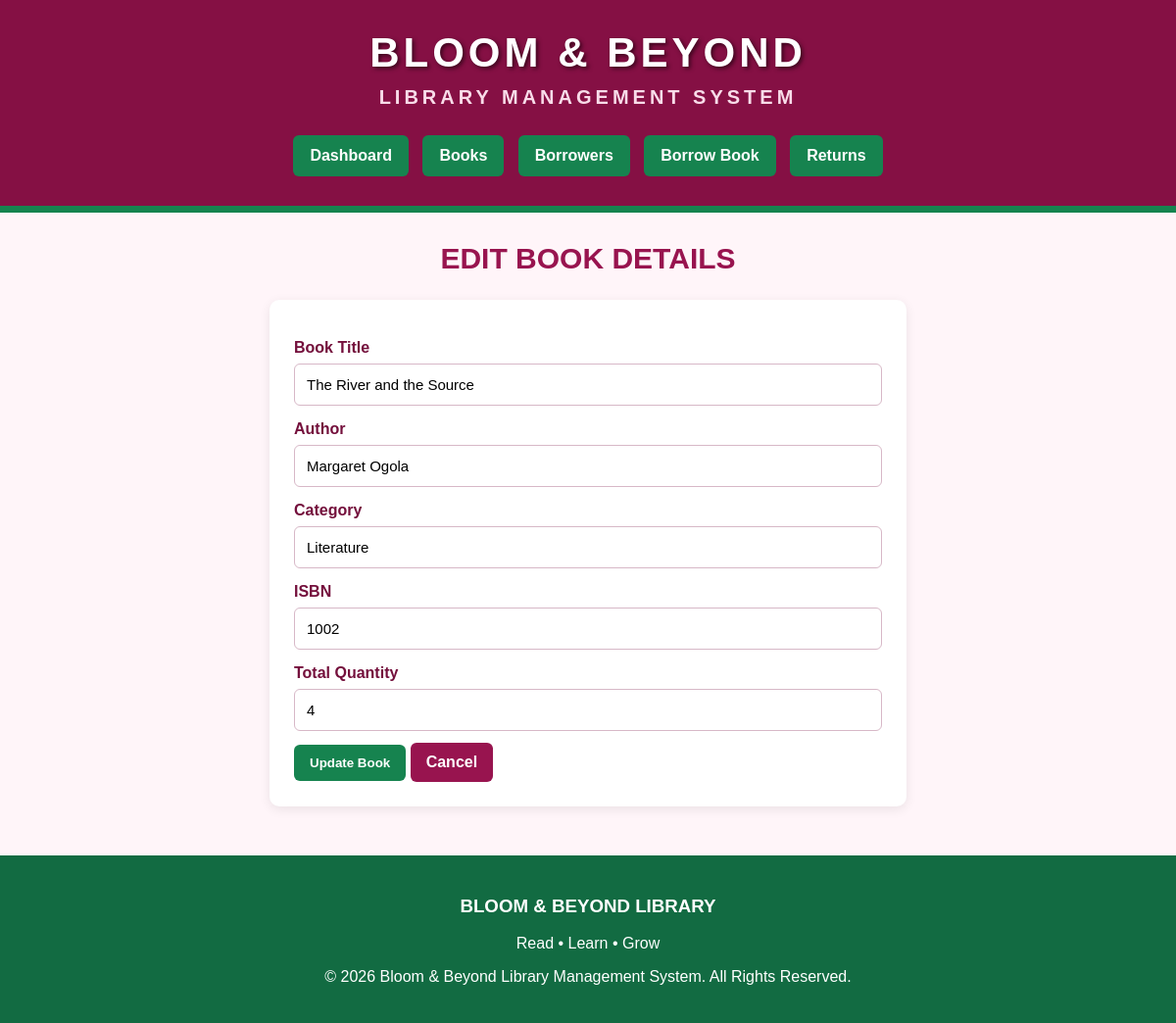
/edit_book.php?id=2, run on the app's committed database.
### tables this page shows
CREATE TABLE `books` (
  `id` int(11) NOT NULL,
  `title` varchar(150) NOT NULL,
  `author` varchar(120) NOT NULL,
  `category` varchar(80) NOT NULL,
  `isbn` varchar(50) DEFAULT NULL,
  `total_quantity` int(11) NOT NULL,
  `available_quantity` int(11) NOT NULL
);

### db.php (called while the page is built, shortened)
<?php
function h($value) {
    return htmlspecialchars((string)$value, ENT_QUOTES, 'UTF-8');
}
?>

### edit_book.php (the view, shortened to what this page needs)
<?php
require_once "db.php";
$id = (int)($_GET['id'] ?? 0);
$stmt = $conn->prepare("SELECT * FROM books WHERE id=?");
$stmt->bind_param("i", $id);
$stmt->execute();
$book = $stmt->get_result()->fetch_assoc();
require "header.php";
?>
<h2 class="page-title">EDIT BOOK DETAILS</h2>
<form method="POST" class="form-box">
    <label>Book Title</label>
    <input type="text" name="title"
           value="<?= h($book['title']) ?>" required>
    <label>Author</label>
    <input type="text" name="author"
           value="<?= h($book['author']) ?>" required>
    <label>Category</label>
    <input type="text" name="category"
           value="<?= h($book['category']) ?>" required>
    <label>ISBN</label>
    <input type="text" name="isbn"
           value="<?= h($book['isbn']) ?>">
    <label>Total Quantity</label>
    <input type="number" name="quantity"
           min="1"
           value="<?= h($book['total_quantity']) ?>"
           required>
    <button type="submit">Update Book</button>
    <a href="books.php" class="btn pink">Cancel</a>
</form>
<?php require "footer.php"; ?>

### style.css (style rules this page uses)
* { box-sizing: border-box; }
body { margin: 0; font-family: Arial, sans-serif; background: #fff5f9; color: #333; }
h2.page-title { color: #98144f; text-align: center; font-size: 30px; margin-bottom: 25px; }
.form-box { background: white; max-width: 650px; margin: auto; padding: 25px; border-radius: 10px; box-shadow: 0 3px 12px #00000015; }
label { display: block; margin-top: 15px; font-weight: bold; color: #74103c; }
input, select { width: 100%; padding: 12px; margin-top: 7px; border: 1px solid #d7b8c7; border-radius: 6px; font-size: 15px; }
button, .btn { display: inline-block; padding: 11px 16px; background: #16834f; color: white; border: none; border-radius: 6px; cursor: pointer; text-decoration: none; font-weight: bold; margin-top: 12px; }
.pink { background: #98144f; }

### data on the page
books: title "The River and the Source", author "Margaret Ogola", category "Literature", isbn "1002", quantity "4"
